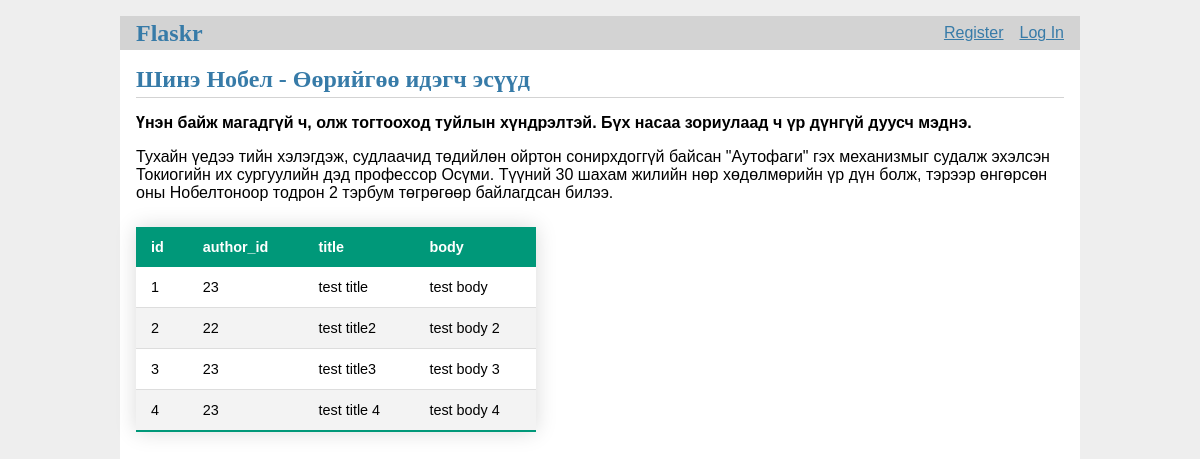
The page /detail/4 on the database as committed earlier.
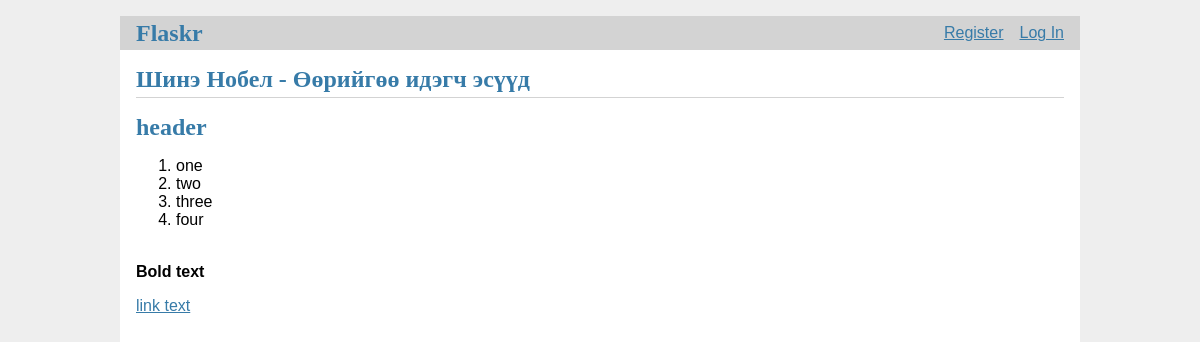
The same page on the database as committed later.
### tables this page shows
CREATE TABLE post (
  id INTEGER PRIMARY KEY AUTOINCREMENT,
  author_id INTEGER NOT NULL,
  created TIMESTAMP NOT NULL DEFAULT CURRENT_TIMESTAMP,
  title TEXT NOT NULL,
  body TEXT NOT NULL,
  FOREIGN KEY (author_id) REFERENCES user (id)
);

### flaskr/blog.py (the view)
@bp.route('/detail/<int:post_id>')
def detail(post_id):
    db = get_db()
    post = db.execute(
        'SELECT * FROM post WHERE id=' + str(post_id)).fetchone()
    return render_template('blog/detail.html', post=post)

### flaskr/auth.py (called while the page is built)
@bp.before_app_request
def load_logged_in_user():
    user_id = session.get('user_id')
    if user_id is None:
        g.user = None
    else:
        g.user = get_db().execute(
            'SELECT * FROM user WHERE id = ?', (user_id,)
        ).fetchone()

### flaskr/db.py (called while the page is built)
def get_db():
    if 'db' not in g:
        g.db = sqlite3.connect(
            current_app.config['DATABASE'],
            detect_types=sqlite3.PARSE_DECLTYPES
        )
        g.db.row_factory = sqlite3.Row
    return g.db

### flaskr/templates/blog/detail.html (shortened to what this page needs)
{% extends 'base.html' %}
{% block header %}
  <h1>{% block title %} {{ post['title'] }} {% endblock %}</h1>
{% endblock %}
{% block content %}
  {{post['body'] | markdown}}
{% endblock %}

### flaskr/templates/base.html (shortened to what this page needs)
<!doctype html>
<head>
  <link rel="stylesheet" href="{{ url_for('static', filename='style.css') }}">
</head>
<body>
  <nav>
    <h1>
      <a href="/">
        Flaskr
      </a>
    </h1>
    <ul>
      {% if g.user %}
        <li><span>{{ g.user['username'] }}</span>
        <li><a href="{{ url_for('auth.logout') }}">Log Out</a>
      {% else %}
        <li><a href="{{ url_for('auth.register') }}">Register</a>
        <li><a href="{{ url_for('auth.login') }}">Log In</a>
      {% endif %}
    </ul>
  </nav>
  <section class="content">
    <header>
      {% block header %}{% endblock %}
    </header>
    {% block content %}{% endblock %}
  </section>
</body>

### flaskr/static/style.css (style rules this page uses)
body { max-width: 960px; margin: 0 auto; background: white; }
h1 { font-family: serif; color: #377ba8; margin: 1rem 0; }
a { color: #377ba8; }
nav { background: lightgray; display: flex; align-items: center; padding: 0 0.5rem; }
nav h1 { flex: auto; margin: 0; }
nav h1 a { text-decoration: none; padding: 0.25rem 0.5rem; }
nav ul { display: flex; list-style: none; margin: 0; padding: 0; }
nav ul li a, nav ul li span, header .action { display: block; padding: 0.5rem; }
.content { padding: 0 1rem 1rem; }
.content > header { border-bottom: 1px solid lightgray; display: flex; align-items: flex-end; }
.content > header h1 { flex: auto; margin: 1rem 0 0.25rem 0; }

Rows that differ between the two databases and show on the page:
changed post "Шинэ Нобел - Өөрийгөө идэгч эсүүд": body "Үнэн байж магадгүй ч, олж тогтооход туйлын хүндрэлтэй. Бүх насаа зориулаад ч үр дүнгүй дуусч мэднэ. Тухайн үедээ тийн хэлэгдэж, судлаачид төдийлөн ойртон сонирхдоггүй байсан \"Аутофаги\" гэх механизмыг судалж эхэлсэн Токиогийн их сургуулийн дэд профессор Осүми. Түүний 30 шахам жилийн нөр хөдөлмөрийн үр дүн болж, тэрээр өнгөрсөн оны Нобелтоноор тодрон 2 тэрбум төгрөгөөр байлагдсан билээ. id author_id title body 1 23 test title test body 2 22 test title2 test body 2 3 23 test title3 test body 3 4 23 test title 4 test body 4" → "header one two three four Bold text link text"
